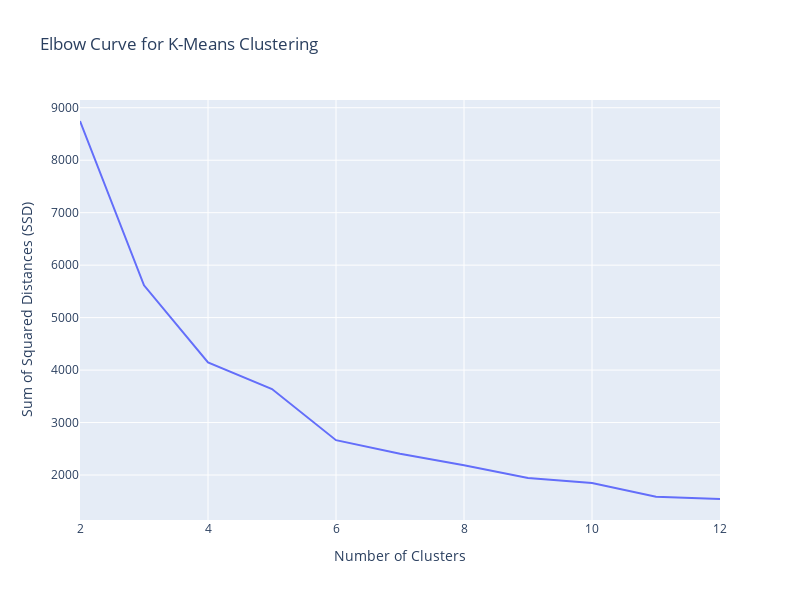

This figure's notebook cell:
### Code cell
#Plot the above information via Elbow curve
fig = px.line(x=range_n_clusters, y=ssd,
              title="Elbow Curve for K-Means Clustering",
              labels={'x': 'Number of Clusters', 'y': 'Sum of Squared Distances (SSD)'})

fig.update_layout(
    xaxis=dict(title_font=dict(size=14)),
    yaxis=dict(title_font=dict(size=14)),
    showlegend=False,
    width=800,
    height=600
)

fig.show()

### Figure 1 — Plotly figure (JSON) as saved in the notebook; plotly's stock layout.template omitted (floating-point values rounded to 4 significant figures)
{"data": [{"hovertemplate": "Number of Clusters=%{x}<br>Sum of Squared Distances (SSD)=%{y}<extra></extra>", "legendgroup": "", "line": {"color": "#636efa", "dash": "solid"}, "marker": {"symbol": "circle"}, "mode": "lines", "name": "", "orientation": "v", "showlegend": false, "type": "scatter", "x": [2, 3, 4, 5, 6, 7, 8, 9, 10, 11, 12], "xaxis": "x", "y": [8747.0, 5615.0, 4145.0, 3638.0, 2665.0, 2405.0, 2185.0, 1945.0, 1847.0, 1585.0, 1543.0], "yaxis": "y"}], "layout": {"height": 600, "legend": {"tracegroupgap": 0}, "showlegend": false, "title": {"text": "Elbow Curve for K-Means Clustering"}, "width": 800, "xaxis": {"anchor": "y", "domain": [0, 1], "title": {"font": {"size": 14}, "text": "Number of Clusters"}}, "yaxis": {"anchor": "x", "domain": [0, 1], "title": {"font": {"size": 14}, "text": "Sum of Squared Distances (SSD)"}}}}
